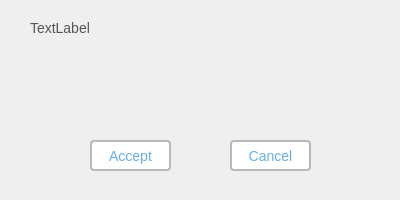
<?xml version="1.0" encoding="UTF-8"?>
<ui version="4.0">
 <class>DeployWindow</class>
 <widget class="QDialog" name="DeployWindow">
  <property name="windowModality">
   <enum>Qt::ApplicationModal</enum>
  </property>
  <property name="geometry">
   <rect>
    <x>0</x>
    <y>0</y>
    <width>400</width>
    <height>200</height>
   </rect>
  </property>
  <property name="windowTitle">
   <string>Deploy Project</string>
  </property>
  <property name="windowIcon">
   <iconset resource="../icons/icons.qrc">
    <normaloff>:/compare.ico</normaloff>:/compare.ico</iconset>
  </property>
  <property name="styleSheet">
   <string notr="true">QDialog {
	background-color: qlineargradient(spread:pad, x1:0, y1:0, x2:0, y2:1, stop:0 	#e0effa, stop:1 rgba(255, 255, 255, 255));
}

QFrame#frame {
    border: 2px solid #386bd2;
	border-top: none;
	border-left: none;
	border-right: none;
	padding: 2px;
}

QLabel {
	font-size: 14px;
	color: #555;
	font-family: Candara, Calibri, Segoe, &quot;Segoe UI&quot;, Optima, Arial, sans-serif;
}

QPushButton {
	font-size: 14px;
	border: 2px solid transparent;
	border-radius: 4px;
	color: #66afe9;
	background-color: #fff;
	border-color: rgb(185, 185, 185);
}

QPushButton:hover {
	color: #fff;
	background-color: #66afe9;
	border-color: #66afe9;
}
QPushButton:pressed {
	color: #fff;
	background-color: #518cba;
	border-color: #518cba;
}
</string>
  </property>
  <property name="sizeGripEnabled">
   <bool>false</bool>
  </property>
  <widget class="QPushButton" name="buttonAccept">
   <property name="geometry">
    <rect>
     <x>90</x>
     <y>140</y>
     <width>81</width>
     <height>31</height>
    </rect>
   </property>
   <property name="text">
    <string>Accept</string>
   </property>
  </widget>
  <widget class="QPushButton" name="buttonCancel">
   <property name="geometry">
    <rect>
     <x>230</x>
     <y>140</y>
     <width>81</width>
     <height>31</height>
    </rect>
   </property>
   <property name="text">
    <string>Cancel</string>
   </property>
  </widget>
  <widget class="QLabel" name="label_warning">
   <property name="geometry">
    <rect>
     <x>30</x>
     <y>20</y>
     <width>341</width>
     <height>91</height>
    </rect>
   </property>
   <property name="text">
    <string>TextLabel</string>
   </property>
   <property name="alignment">
    <set>Qt::AlignLeading|Qt::AlignLeft|Qt::AlignTop</set>
   </property>
  </widget>
 </widget>
 <resources>
  <include location="../icons/icons.qrc"/>
 </resources>
 <connections/>
</ui>
